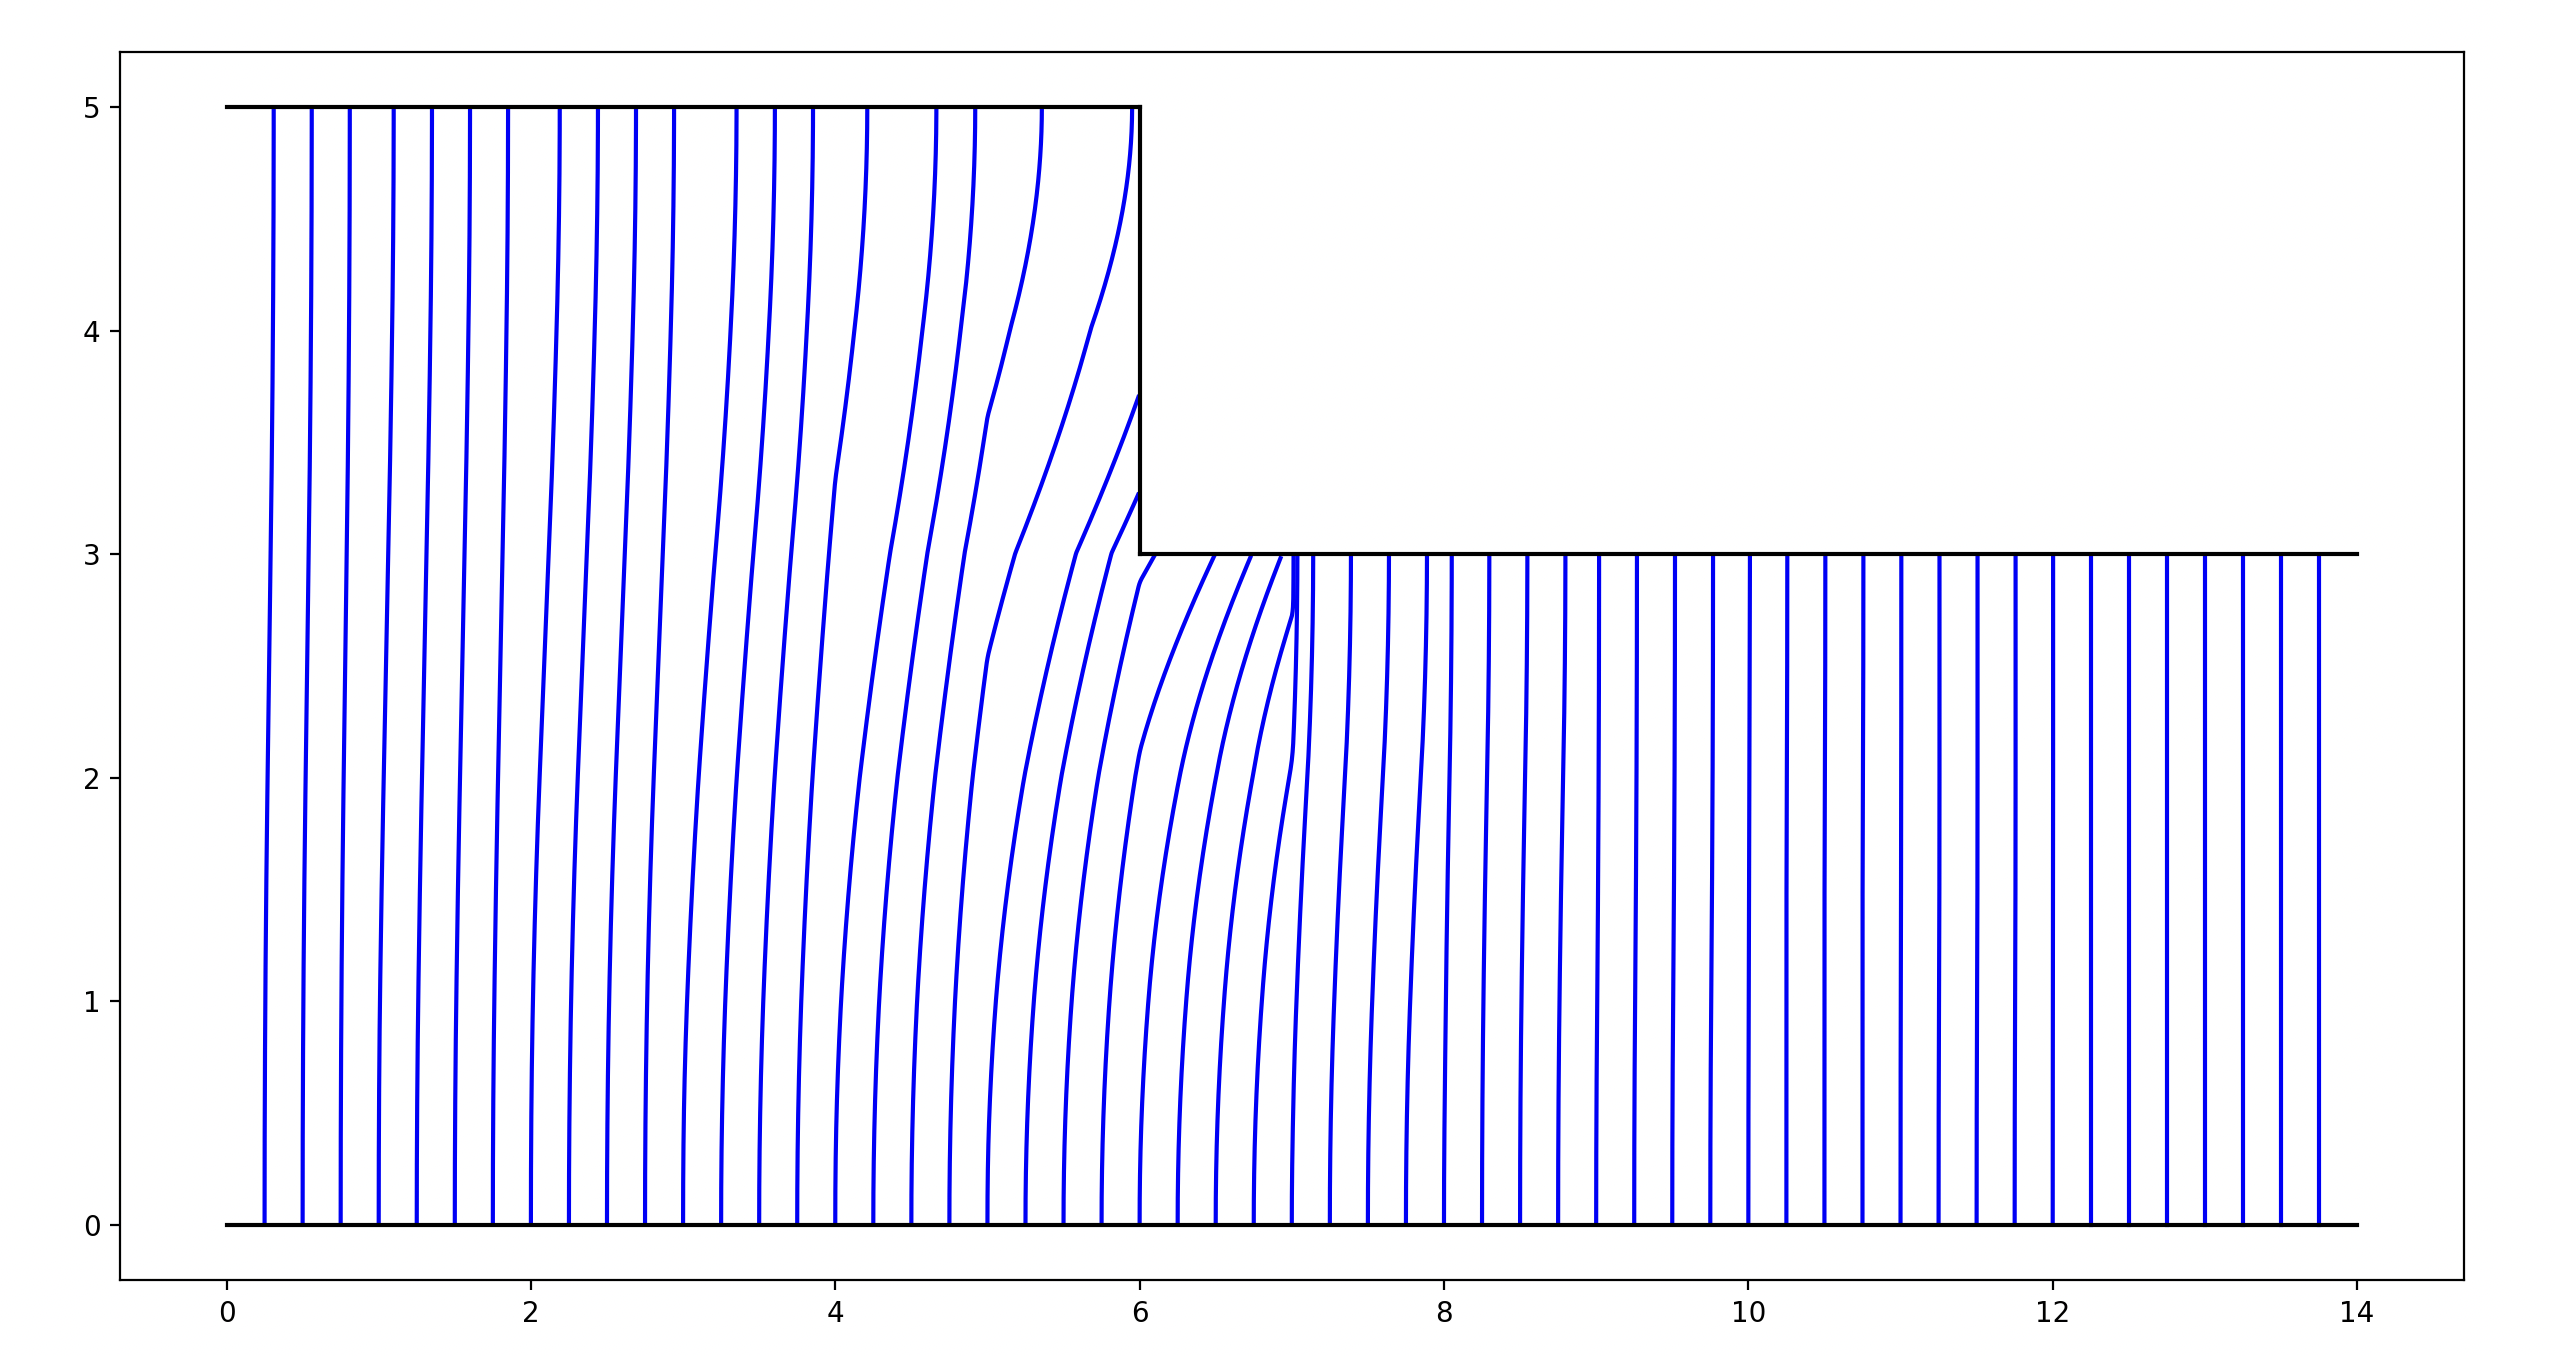

Recreate this plot in Python.
import numpy as np
import matplotlib.pyplot as plt
from scipy.interpolate import griddata
from math import floor, ceil
np.set_printoptions(threshold=np.inf, linewidth=np.inf)


def phi(x, y):
    arr = np.array(
        [
            [0.00, 0.00, 0.00, 0.00, 0.00, 0.00, 0.00, 0.00, 0.00, 0.00, 0.00, 0.00, 0.00, 0.00, 0.00],# 5 -> -6
            [0.99, 0.98, 0.96, 0.92, 0.85, 0.71, 0.44, 0.00, 0.00, 0.00, 0.00, 0.00, 0.00, 0.00, 0.00],# 4 -> -5
            [1.99, 1.97, 1.94, 1.88, 1.76, 1.53, 1.07, 0.00, 0.00, 0.00, 0.00, 0.00, 0.00, 0.00, 0.00],# 3 -> -4
            [2.99, 2.97, 2.94, 2.88, 2.78, 2.60, 2.29, 1.88, 1.74, 1.69, 1.68, 1.67, 1.67, 1.67, 1.67],# 2 -> -3
            [3.99, 3.98, 3.96, 3.93, 3.87, 3.78, 3.64, 3.48, 3.39, 3.36, 3.34, 3.34, 3.33, 3.33, 3.33],# 1 -> -2
            [5.00, 5.00, 5.00, 5.00, 5.00, 5.00, 5.00, 5.00, 5.00, 5.00, 5.00, 5.00, 5.00, 5.00, 5.00] # 0 -> -1
        ]
    )
    return arr[-(y + 1), x]

def regphi(xn, yn):
    if yn <= 0:
        return 5
    if is_bound(xn, yn):
        return 0

    x1 = floor(xn) if xn != 0 else 0
    x2 = ceil(xn) if xn != 0 else 1
    if x1 == x2:
        x2 += 1
    y1 = floor(yn) if yn != 0 else 0
    y2 = ceil(yn) if yn != 0 else 1 
    if y1 == y2:
        y2 += 1
        
    Q11 = phi(x1, y1)
    Q21 = phi(x2, y1)
    Q12 = phi(x1, y2)
    Q22 = phi(x2, y2)
    val = (
        (Q11 * (x2 - xn) * (y2 - yn)) +
        (Q21 * (xn - x1) * (y2 - yn)) +
        (Q12 * (x2 - xn) * (yn - y1)) +
        (Q22 * (xn - x1) * (yn - y1))
    ) / ((x2 - x1) * (y2 - y1))

    return val


def is_bound(x, y):
    if x < 6 and y >= 5: return True
    if x >= 6 and y >= 3: return True
    return False


def Ex(x, y):
    h = 0.01
    return (regphi(x + h, y) - regphi(x - h, y)) / (2 * h)


def Ey(x, y):
    h = 0.01
    return (regphi(x, y + h) - regphi(x, y - h)) / (2 * h)


def main():
    step = 0.01
    mult = 4
    for i in range(1, 14 * mult):
        x_points = [i / mult]
        y_points = [0]
        cond = True
        while cond:
            Ex_val = -Ex(x_points[-1], y_points[-1])
            Ey_val = -Ey(x_points[-1], y_points[-1])
            x_points.append(x_points[-1] + (Ex_val * step))
            y_points.append(y_points[-1] + (Ey_val * step))
            if is_bound(x_points[-1], y_points[-1]):
                x_points.pop(-1)
                y_points.pop(-1)                
                cond = False
        plt.plot(x_points, y_points, color='blue')

    plt.plot([i for i in range(7)], [5 for i in range(7)], color='black')
    plt.plot([6 for i in range(3, 6)], [i for i in range(3, 6)], color='black')
    plt.plot([i for i in range(6, 15)], [3 for i in range(6, 15)], color='black')
    plt.plot([i for i in range(15)], [0 for i in range(15)], color='black')


if __name__ == "__main__":
    main()
    plt.show()
